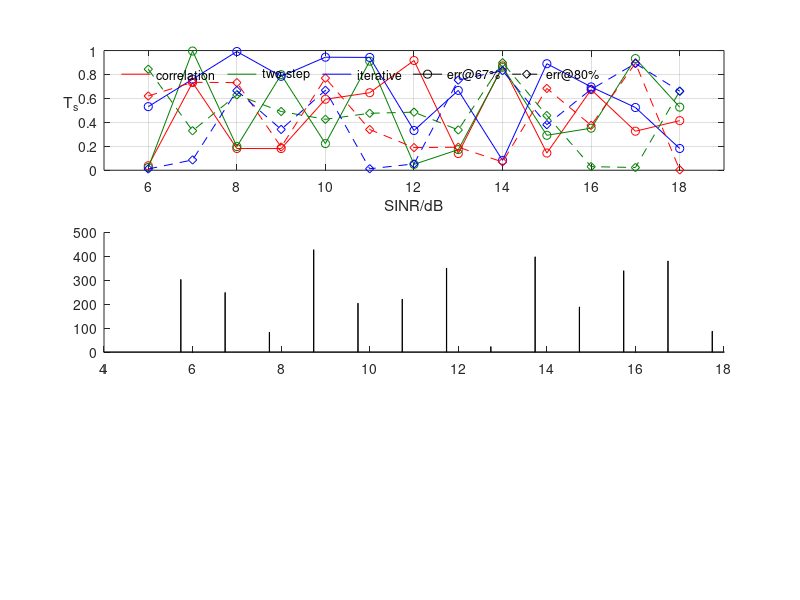

Source code (MATLAB): (Note: this script raises an error after producing the figure.)
%data formatting
X = [6:18]';
err10 = rand(length(X),3);
err67 = rand(length(X),3);
err80 = rand(length(X),3);
svar = rand(length(X),3);
PN7 = 500 * rand(length(X), 2);
PN8 = 500 * rand(length(X),3);
PN9 = 500 * rand(length(X),3);
%const 
iGreen = [0 0.5 0];
iBlue =  [0.08 0.17 0.55];
iCyan = [0 0.75 0.75];
%figure
close all
figure('Position',[200 200 800 600]);
subplot(3,1,1)

h1 = plot(X, [ err67 err80]);
set(h1([1 4]),'Color','r');
set(h1([2 5]),'Color',iGreen);
set(h1([3 6]),'Color','b');
set(h1([1 2 3]),'LineStyle','-');
set(h1([1 2 3]),'Marker','o')
set(h1([4 5 6]),'LineStyle','--');
set(h1([4 5 6]),'Marker','d')
AX = axis;
axis([5 19 AX(3) AX(4)]);
hold on;
hLg = plot(repmat([0 1].',1,5));
set(hLg,'Visible','off');
set(hLg(1),'Color','r');
set(hLg(2),'Color',iGreen);
set(hLg(3),'Color','b');
set(hLg([4 5]),'Color','k');
set(hLg(4),'LineStyle','-');
set(hLg(4),'Marker','o')
set(hLg(5),'LineStyle','--');
set(hLg(5),'Marker','d')
legend(hLg,'correlation','two-step','iterative','err@67%','err@80%',...
    'Location', 'northwest', 'Orientation','horizontal');
legend('boxoff');
clear hLg;
xlabel('SINR/dB');
ylabel('T_s','Rotation',0);
grid on

subplot(3,1,2)
h2 = bar(X-0.2,[ PN7(:,2) PN8(:,2) PN9(:,2)], 0.3,'stack');
set(h2(1),'FaceColor',iBlue);
set(h2(2),'FaceColor',iCyan);
set(h2(3),'FaceColor','y')
hold on;
h3 = bar(X+0.2,[ PN7(:,1) PN8(:,1) PN9(:,1)], 0.3,'stack');
set(h3(1),'FaceColor',iBlue);
set(h3(2),'FaceColor',iCyan);
set(h3(3),'FaceColor','y');
set(h3,'EdgeColor','r');
axis([5 19 0 1200]);
hLg=zeros(5,1);
for i=1:5
    hLg(i) = bar(1);
end
set(hLg,'Visible','off');
set(hLg(1),'FaceColor',iBlue);
set(hLg(2),'FaceColor',iCyan);
set(hLg(3),'FaceColor','y');
set(hLg([1 2 3]),'EdgeColor','w');
set(hLg([4 5]),'FaceColor','w');
set(hLg(4),'EdgeColor','k');
set(hLg(5),'EdgeColor','r');
legend(hLg,'7','8','9','two-step','iterative',...
    'Location', 'northwest', 'Orientation','horizontal');
legend('boxoff');
clear hLg;
xlabel('SINR/dB');
grid on

subplot(3,1,3)
h4 = plot(X, svar,'-s');
AX = axis;
axis([5 19 AX(3) AX(4)])
grid on
legend('correlation','two-step','iterative',...
    'Location', 'northwest', 'Orientation','horizontal');
legend('boxoff');
xlabel('SINR/dB');
ylabel('T_s^2','Rotation',0);